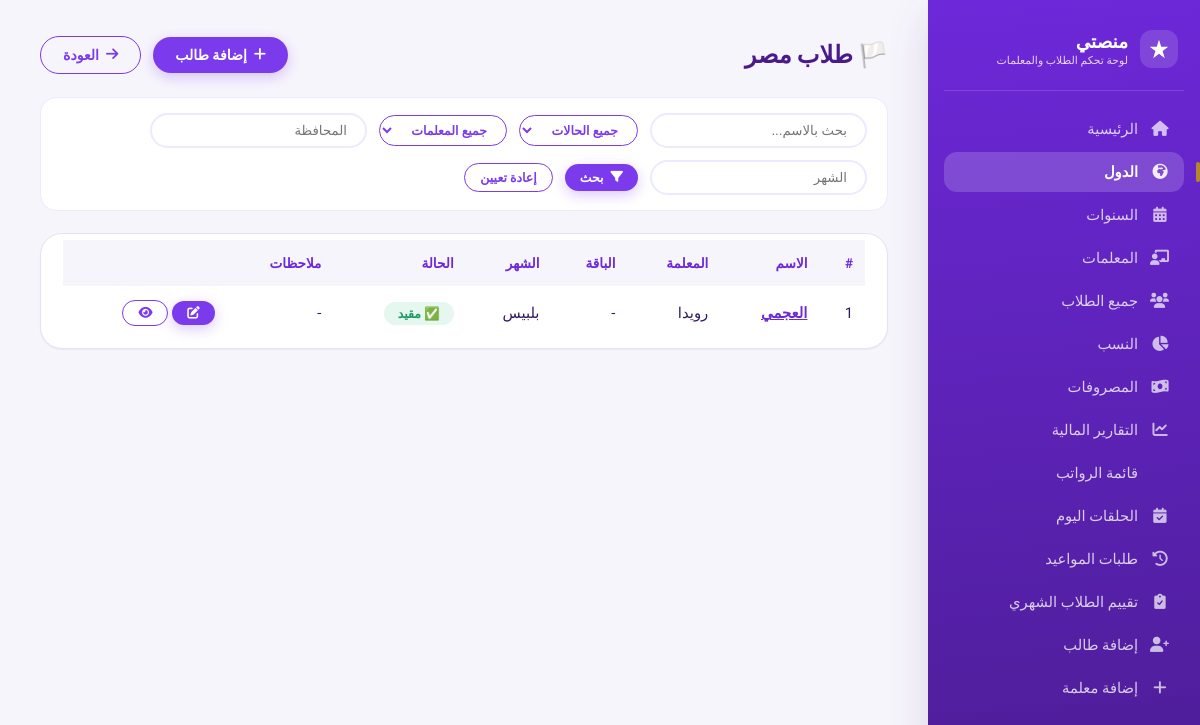
/country/1/ (signed in), run on the app's committed database.
### core/models.py (models this page shows, shortened)
class Country(models.Model):
    name = models.CharField(max_length=100, unique=True, verbose_name="اسم الدولة")
    flag_icon = models.CharField(max_length=50, default='🏳️', verbose_name="أيقونة العلم")
    is_active = models.BooleanField(default=True, verbose_name="نشط")
    class Meta:
        verbose_name = "دولة"
        verbose_name_plural = "الدول"
        ordering = ['name']

class Student(models.Model):
    STATUS_CHOICES = [('active', 'مقيد'), ('inactive', 'غير مقيد')]
    PAYMENT_STATUS_CHOICES = [('paid', 'مدفوع'), ('pending', 'مستحق'), ('overdue', 'متأخر')]
    ENROLLMENT_TYPE_CHOICES = [('new', 'طالب جديد'), ('existing', 'طالب مسجل من قبل')]
    SOURCE_CHOICES = [
        ('ad', 'إعلان'),
        ('referral', 'توصية'),
        ('website', 'الموقع'),
        ('social_media', 'سوشيال ميديا'),
        ('other', 'أخرى'),
    ]
    country = models.ForeignKey(Country, on_delete=models.CASCADE, related_name='students', verbose_name="الدولة")
    teacher = models.ForeignKey(Teacher, on_delete=models.SET_NULL, null=True, blank=True, related_name='students', verbose_name="المعلمة")
    name = models.CharField(max_length=255, verbose_name="اسم الطالب")
    age = models.PositiveIntegerField(null=True, blank=True, verbose_name="السن")
    phone = models.CharField(max_length=20, blank=True, null=True, verbose_name="رقم الهاتف")
    governorate = models.CharField(max_length=100, blank=True, null=True, verbose_name="المحافظة")
    package_name = models.CharField(max_length=100, blank=True, null=True, verbose_name="اسم الباقة")
    lessons_count = models.PositiveIntegerField(default=4, verbose_name="عدد الحلقات")
    subscription_fee = models.DecimalField(max_digits=10, decimal_places=2, default=0, verbose_name="قيمة الاشتراك")
    month = models.CharField(max_length=20, verbose_name="الشهر")
    start_date = models.DateField(default=timezone.now, verbose_name="تاريخ بداية الاشتراك")
    end_date = models.DateField(null=True, blank=True, verbose_name="تاريخ نهاية الاشتراك")
    last_payment_date = models.DateField(null=True, blank=True, verbose_name="آخر دفعة")
    payment_status = models.CharField(max_length=20, choices=PAYMENT_STATUS_CHOICES, default='pending', verbose_name="حالة الدفع")
    status = models.CharField(max_length=20, choices=STATUS_CHOICES, default='active', verbose_name="الحالة")
    notes = models.TextField(blank=True, null=True, verbose_name="ملاحظات عامة")
    join_date = models.DateField(default=timezone.now, verbose_name="تاريخ التسجيل")
    enrollment_type = models.CharField(
        max_length=20, choices=ENROLLMENT_TYPE_CHOICES, default='new',
        verbose_name="نوع التسجيل"
    )
    acquisition_source = models.CharField(
        max_length=20, choices=SOURCE_CHOICES, blank=True, null=True,
        verbose_name="مصدر الطالب (لو جديد)"
    )
    class Meta:
        verbose_name = "طالب"
        verbose_name_plural = "الطلاب"
        ordering = ['name']

class Teacher(models.Model):
    name = models.CharField(max_length=255, verbose_name="اسم المعلمة")
    age = models.PositiveIntegerField(null=True, blank=True, verbose_name="السن")
    phone = models.CharField(max_length=20, blank=True, null=True, verbose_name="رقم الهاتف")
    whatsapp = models.CharField(max_length=20, blank=True, null=True, verbose_name="واتساب")
    governorate = models.CharField(max_length=100, blank=True, null=True, verbose_name="المحافظة")
    hire_date = models.DateField(null=True, blank=True, verbose_name="تاريخ بداية العمل")
    user = models.OneToOneField(
        settings.AUTH_USER_MODEL, null=True, blank=True,
        on_delete=models.SET_NULL, related_name='teacher_profile',
        verbose_name="حساب الدخول"
    )
    commission_percent = models.DecimalField(
        max_digits=5, decimal_places=2, default=60,
        verbose_name="نسبة المعلمة من الاشتراكات (%)"
    )
    fixed_salary = models.DecimalField(
        max_digits=10, decimal_places=2, null=True, blank=True,
        verbose_name="راتب مثبت (بدل النسبة)"
    )
    class Meta:
        verbose_name = "معلمة"
        verbose_name_plural = "المعلمات"
        ordering = ['name']

### core/views.py (the view)
# urls.py: path('country/<int:country_id>/', views.country_students, name='country_students'),
@staff_member_required
def country_students(request, country_id):
    country = get_object_or_404(Country, pk=country_id)
    students = country.students.all()
    status = request.GET.get('status', '')
    teacher_id = request.GET.get('teacher', '')
    month = request.GET.get('month', '').strip()
    governorate = request.GET.get('governorate', '').strip()
    q = request.GET.get('q', '').strip()
    if status:
        students = students.filter(status=status)
    if teacher_id:
        students = students.filter(teacher_id=teacher_id)
    if month:
        students = students.filter(month__icontains=month)
    if governorate:
        students = students.filter(governorate__icontains=governorate)
    if q:
        students = students.filter(name__icontains=q)
    teachers = Teacher.objects.all()
    context = {
        'country': country,
        'students': students,
        'teachers': teachers,
    }
    return render(request, 'core/country_students.html', context)

### templates/core/country_students.html (shortened to what this page needs)
{% extends 'core/base.html' %}
{% block content %}
<div class="flex" style="justify-content: space-between; flex-wrap: wrap;">
    <h2 style="color: #4a1a8a;">{{ country.flag_icon }} طلاب {{ country.name }}</h2>
    <div class="flex">
        <a href="{% url 'add_student' %}?country={{ country.id }}" class="btn btn-primary"><i class="fas fa-plus"></i> إضافة طالب</a>
        <a href="{% url 'dashboard_home' %}" class="btn btn-outline"><i class="fas fa-arrow-right"></i> العودة</a>
    </div>
</div>
<form method="GET" class="flex" style="margin: 20px 0; background: white; padding: 15px 20px; border-radius: 16px; border: 1px solid #ede9fe;">
    <input type="text" name="q" placeholder="بحث بالاسم..." value="{{ request.GET.q }}" style="padding: 8px 18px; border-radius: 30px; border: 2px solid #ede9fe;">
    <select name="status" class="btn btn-outline btn-sm">
        <option value="">جميع الحالات</option>
    </select>
    <select name="teacher" class="btn btn-outline btn-sm">
        <option value="">جميع المعلمات</option>
    </select>
    <input type="text" name="governorate" placeholder="المحافظة" value="{{ request.GET.governorate }}" style="padding: 8px 18px; border-radius: 30px; border: 2px solid #ede9fe;">
    <input type="text" name="month" placeholder="الشهر" value="{{ request.GET.month }}" style="padding: 8px 18px; border-radius: 30px; border: 2px solid #ede9fe;">
    <button type="submit" class="btn btn-primary btn-sm"><i class="fas fa-filter"></i> بحث</button>
    <a href="{% url 'country_students' country.id %}" class="btn btn-outline btn-sm">إعادة تعيين</a>
</form>
<div class="table-container">
    <table>
        <thead>
            <tr><th>#</th><th>الاسم</th><th>المعلمة</th><th>الباقة</th><th>الشهر</th><th>الحالة</th><th>ملاحظات</th><th></th></tr>
        </thead>
        <tbody>
            {% for student in students %}
            <tr class="{% if student.status == 'inactive' %}status-inactive-row{% endif %}">
                <td>{{ forloop.counter }}</td>
                <td><a href="{% url 'student_detail' student.id %}" style="color: #6d28d9; font-weight: 600;">{{ student.name }}</a></td>
                <td>{{ student.teacher.name|default:"-" }}</td>
                <td>{{ student.package_name|default:"-" }}</td>
                <td>{{ student.month }}</td>
                <td>
                    {% if student.status == 'active' %}
                        <span class="status-active">✅ مقيد</span>
                    {% else %}
                        <span class="status-inactive">❌ غير مقيد</span>
                    {% endif %}
                </td>
                <td>{{ student.notes|default:"-"|truncatechars:25 }}</td>
                <td>
                    <a href="{% url 'edit_student' student.id %}" class="btn btn-primary btn-sm"><i class="fas fa-edit"></i></a>
                    <a href="{% url 'student_detail' student.id %}" class="btn btn-outline btn-sm"><i class="fas fa-eye"></i></a>
                </td>
            </tr>
            {% empty %}
            <tr><td colspan="8" style="text-align: center;">لا يوجد طلاب مطابقين.</td></tr>
            {% endfor %}
        </tbody>
    </table>
</div>
{% endblock %}

### templates/core/base.html (style rules this page uses)
:root { --violet-50: #F7F5FC; --violet-100: #EEE9FA; --violet-200: #DDD3F5; --violet-400: #A78BFA; --violet-500: #8B5CF6; --violet-600: #7C3AED; --violet-700: #6D28D9; --ink: #33195E; --ink-muted: #746A93; --gold: #B4872E; --gold-soft: #FBF2E2; --green: #1D9A63; --green-soft: #E5F7EE; --red: #DC3545; --red-soft: #FDEBEC; --amber: #B87F16; --amber-soft: #FCF3DC; --paper: #FFFFFF; --page-bg: var(--violet-50); --border: #E7E1F5; --radius-sm: 10px; --radius-md: 16px; --radius-lg: 22px; --radius-pill: 999px; --shadow-sm: 0 1px 2px rgba(51, 25, 94, 0.06); --shadow-md: 0 8px 24px rgba(51, 25, 94, 0.08); --shadow-lg: 0 16px 40px rgba(51, 25, 94, 0.14); --font-display: 'Cairo', sans-serif; --font-body: 'Tajawal', sans-serif; }
* { margin: 0; padding: 0; box-sizing: border-box; }
body { font-family: var(--font-body); background: var(--page-bg); color: var(--ink); display: flex; min-height: 100vh; -webkit-font-smoothing: antialiased; }
h1, h2, h3, h4 { font-family: var(--font-display); }
a { color: inherit; }
.table-container { background: #fff; border-radius: var(--radius-lg); padding: 6px 22px 8px; border: 1px solid var(--border); margin-top: 22px; overflow-x: auto; box-shadow: var(--shadow-sm); }
table { width: 100%; border-collapse: collapse; font-size: 0.93rem; }
table th { background: var(--violet-50); color: var(--violet-700); padding: 15px 12px; text-align: right; font-weight: 700; font-size:0.85rem; }
table td { padding: 14px 12px; border-bottom: 1px solid #F2EEFA; vertical-align:middle; }
table tbody tr:last-child td { border-bottom:none; }
.status-active { background: var(--green-soft); color: var(--green); padding: 4px 14px; border-radius: 30px; font-weight: 700; font-size: 0.78rem; display: inline-block; }
.btn { display: inline-flex; align-items:center; gap:7px; padding: 10px 22px; border-radius: 30px; font-weight: 700; text-decoration: none; font-size: 0.88rem; transition: .18s ease; border: none; cursor: pointer; font-family: var(--font-body); }
.btn-primary { background: var(--violet-600); color: #fff; box-shadow: 0 4px 14px rgba(124,58,237,.28); }
.btn-outline { background: transparent; border: 1.6px solid var(--violet-600); color: var(--violet-600); }
.btn-sm { padding: 6px 15px; font-size: 0.78rem; }
.flex { display: flex; align-items: center; gap: 12px; flex-wrap: wrap; }

### data on the page
Country: flag_icon "🏳️", name "مصر"
Student: name "العجمي", teacher.name "رويدا", package_name "-", month "بلبيس", status "✅ مقيد", notes "-"
